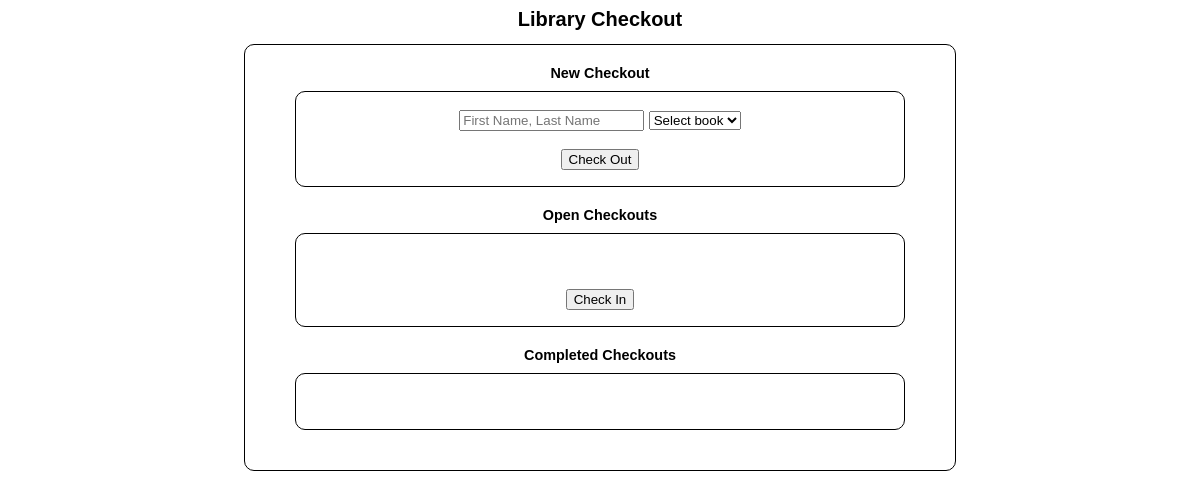
/library/checkout/, run on an earlier commit of the app's database.
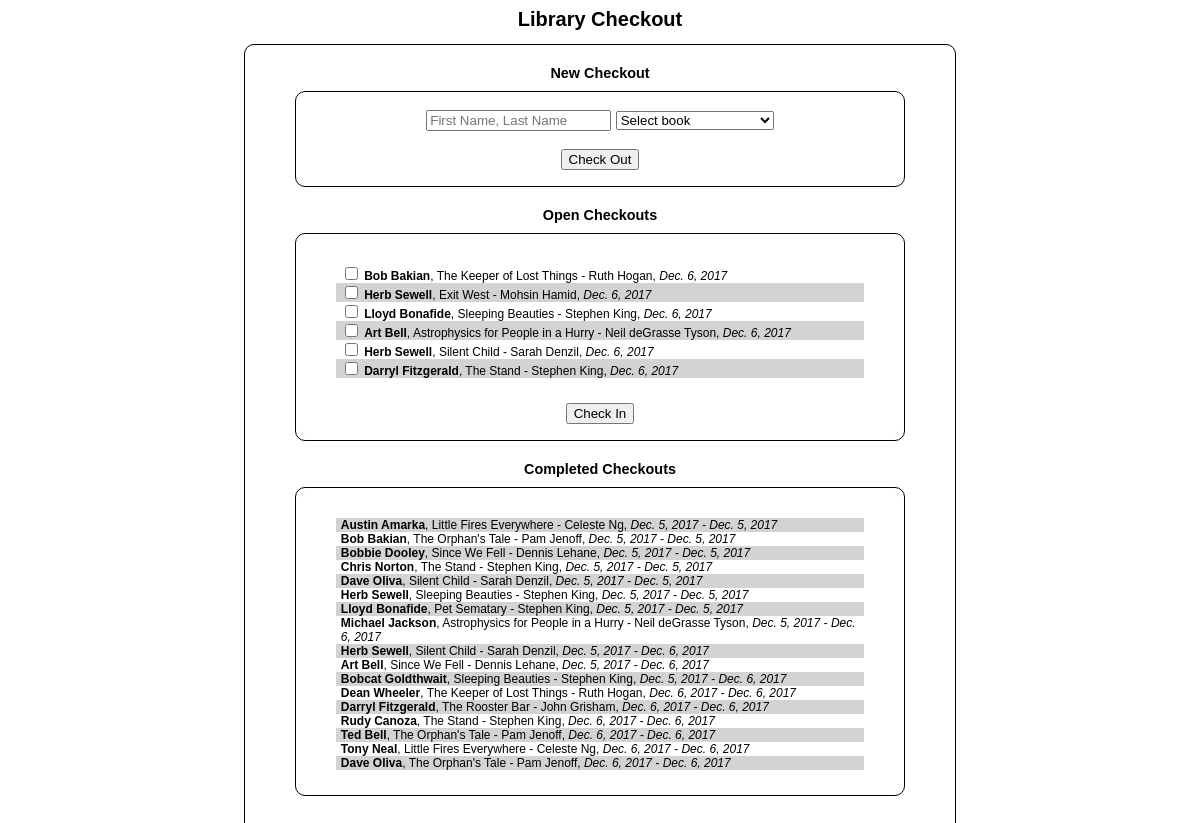
And on a later commit of the database.
### library/models.py (models this page shows, shortened)
class Checkouts(models.Model):
    book = models.ForeignKey(Book, on_delete=models.CASCADE)
    user = models.CharField(max_length=100)
    check_out = models.DateField()
    check_in = models.DateField(null=True, blank=True)

class Book(models.Model):
    title = models.CharField(max_length=100)
    author = models.ForeignKey(Author, on_delete=models.CASCADE)
    pub_date = models.DateField()
    checked_out = models.BooleanField()
    def __str__(self):
        return f'{self.title} - {self.author}'

class Author(models.Model):
    last_name = models.CharField(max_length=50)
    first_name = models.CharField(max_length=50)
    def __str__(self):
        return f'{self.first_name} {self.last_name}'

### library/views.py (the view)
def checkout(request):
    completed_checkouts = Checkouts.objects.exclude(check_in=None)
    open_checkouts = Checkouts.objects.filter(check_in=None)
    ready_books = Book.objects.filter(checked_out=False)
    context = {'ready_books': ready_books, 'open_checkouts': open_checkouts, 'completed_checkouts': completed_checkouts}
    return render(request, 'library/checkout.html', context)

### library/templates/library/checkout.html (shortened to what this page needs)
<h1>Library Checkout</h1>
<div id="container">
    <h3>New Checkout</h3>
    <div id="inner_container">
        <br>
        <form action="{% url 'library:check_out' %}" method="POST">
            <input name="user_name" type="text" placeholder="First Name, Last Name">
                <select name="book_id">
                    <option value="blank" selected="selected">Select book</option>
                </select>
            <br>
            <br>
            <button type="submit">Check Out</button>
        </form>
    </div>
    <h3>Open Checkouts</h3>
    <div id="inner_container">
        <br>
        <form action="{% url 'library:check_in' %}" method="POST">
            <ul id="open_list">
                {% for checkouts in open_checkouts %}
                <li><input type="checkbox" name="checked_out" value="{{ checkouts.book.id }}"/> <b>{{ checkouts.user }}</b>, {{ checkouts.book }}, <i>{{ checkouts.check_out }}</i></li>
                {% endfor %}
                </ul>
            <button type="submit">Check In</button>
        </form>
    </div>
    <h3>Completed Checkouts</h3>
    <div id="inner_container">
        <br>
        <ul id="completed_list">
            {% for checkouts in completed_checkouts %}
            <li><b>{{ checkouts.user }}</b>, {{ checkouts.book }}, <i>{{ checkouts.check_out }} - {{ checkouts.check_in }}</i></li>
            {% endfor %}
        </ul>
    </div>
</div>

### library/templates/library/checkout.html (style rules this page uses)
#container { width: 60%; margin: 0; padding: 5px 0 20px 0; text-align: center; border: 1px solid #000; border-radius: 10px; display: inline-block; }
#inner_container { width: 80%; margin: 10px auto 20px auto; padding: 0 20px 0 20px; text-align: center; border: 1px solid #000; border-radius: 10px; display: block; }
ul { text-align: left; list-style-type: none; padding: 0 20px 5px 20px; margin-bottom: 20px; font-size: .75em; }
ul li:nth-child(odd) { background-color:lightgray; }
li { padding-left: 5px; }
h1 { font-size: 1.25em; }
h3 { font-size: .9em; margin-bottom: 5px; }

What changed in the data, as far as the page shows it:
added Checkouts: user "Bob Bakian", book "The Keeper of Lost Things - Ruth Hogan", check_out "Dec. 6, 2017", shown under "Open Checkouts"
added Checkouts: user "Herb Sewell", book "Exit West - Mohsin Hamid", check_out "Dec. 6, 2017", shown under "Open Checkouts"
added Checkouts: user "Lloyd Bonafide", book "Sleeping Beauties - Stephen King", check_out "Dec. 6, 2017", shown under "Open Checkouts"
added Checkouts: user "Art Bell", book "Astrophysics for People in a Hurry - Neil deGrasse Tyson", check_out "Dec. 6, 2017", shown under "Open Checkouts"
added Checkouts: user "Herb Sewell", book "Silent Child - Sarah Denzil", check_out "Dec. 6, 2017", shown under "Open Checkouts"
added Checkouts: user "Darryl Fitzgerald", book "The Stand - Stephen King", check_out "Dec. 6, 2017", shown under "Open Checkouts"
added Checkouts: user "Austin Amarka", book "Little Fires Everywhere - Celeste Ng", check_out "Dec. 5, 2017", check_in "Dec. 5, 2017", shown under "Completed Checkouts"
added Checkouts: user "Bob Bakian", book "The Orphan's Tale - Pam Jenoff", check_out "Dec. 5, 2017", check_in "Dec. 5, 2017", shown under "Completed Checkouts"
added Checkouts: user "Bobbie Dooley", book "Since We Fell - Dennis Lehane", check_out "Dec. 5, 2017", check_in "Dec. 5, 2017", shown under "Completed Checkouts"
added Checkouts: user "Chris Norton", book "The Stand - Stephen King", check_out "Dec. 5, 2017", check_in "Dec. 5, 2017", shown under "Completed Checkouts"
added Checkouts: user "Dave Oliva", book "Silent Child - Sarah Denzil", check_out "Dec. 5, 2017", check_in "Dec. 5, 2017", shown under "Completed Checkouts"
added Checkouts: user "Herb Sewell", book "Sleeping Beauties - Stephen King", check_out "Dec. 5, 2017", check_in "Dec. 5, 2017", shown under "Completed Checkouts"
added Checkouts: user "Lloyd Bonafide", book "Pet Sematary - Stephen King", check_out "Dec. 5, 2017", check_in "Dec. 5, 2017", shown under "Completed Checkouts"
added Checkouts: user "Michael Jackson", book "Astrophysics for People in a Hurry - Neil deGrasse Tyson", check_out "Dec. 5, 2017", check_in "Dec. 6, 2017", shown under "Completed Checkouts"
added Checkouts: user "Herb Sewell", book "Silent Child - Sarah Denzil", check_out "Dec. 5, 2017", check_in "Dec. 6, 2017", shown under "Completed Checkouts"
added Checkouts: user "Art Bell", book "Since We Fell - Dennis Lehane", check_out "Dec. 5, 2017", check_in "Dec. 6, 2017", shown under "Completed Checkouts"
added Checkouts: user "Bobcat Goldthwait", book "Sleeping Beauties - Stephen King", check_out "Dec. 5, 2017", check_in "Dec. 6, 2017", shown under "Completed Checkouts"
added Checkouts: user "Dean Wheeler", book "The Keeper of Lost Things - Ruth Hogan", check_out "Dec. 6, 2017", check_in "Dec. 6, 2017", shown under "Completed Checkouts"
added Checkouts: user "Darryl Fitzgerald", book "The Rooster Bar - John Grisham", check_out "Dec. 6, 2017", check_in "Dec. 6, 2017", shown under "Completed Checkouts"
added Checkouts: user "Rudy Canoza", book "The Stand - Stephen King", check_out "Dec. 6, 2017", check_in "Dec. 6, 2017", shown under "Completed Checkouts"
added Checkouts: user "Ted Bell", book "The Orphan's Tale - Pam Jenoff", check_out "Dec. 6, 2017", check_in "Dec. 6, 2017", shown under "Completed Checkouts"
added Checkouts: user "Tony Neal", book "Little Fires Everywhere - Celeste Ng", check_out "Dec. 6, 2017", check_in "Dec. 6, 2017", shown under "Completed Checkouts"
added Checkouts: user "Dave Oliva", book "The Orphan's Tale - Pam Jenoff", check_out "Dec. 6, 2017", check_in "Dec. 6, 2017", shown under "Completed Checkouts"
